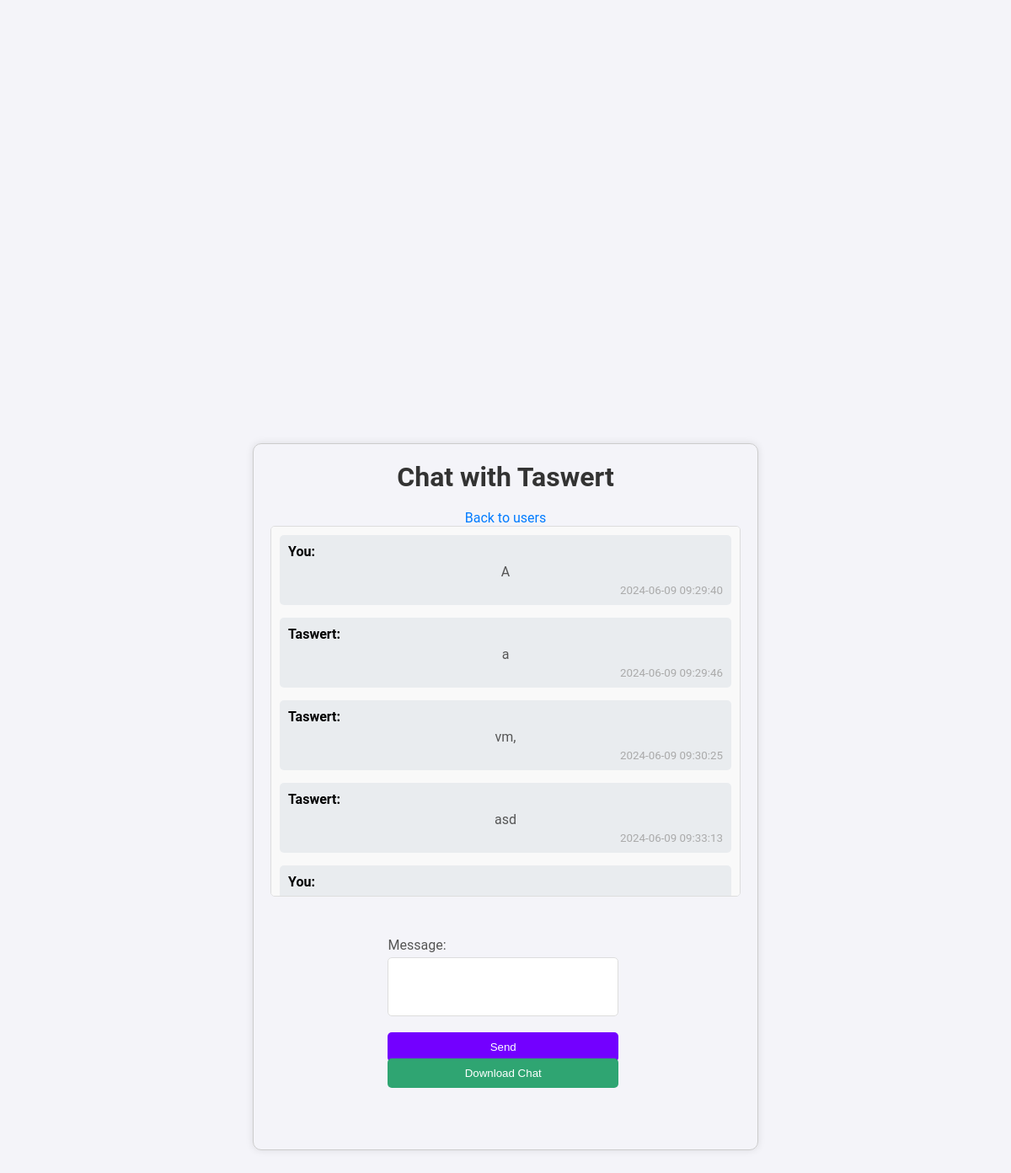
Screenshot of /chat/3 (signed in) with the database file from the repository.
### models.py (models this page shows, shortened)
class User(db.Model):
    id = db.Column(db.Integer, primary_key=True)
    username = db.Column(db.String(150), unique=True, nullable=False)
    password_hash = db.Column(db.String(150), nullable=False)

class PrivateMessage(db.Model):
    id = db.Column(db.Integer, primary_key=True)
    sender_id = db.Column(db.Integer, db.ForeignKey('user.id'), nullable=False)
    receiver_id = db.Column(db.Integer, db.ForeignKey('user.id'), nullable=False)
    message = db.Column(db.String(500), nullable=False)
    timestamp = db.Column(db.DateTime, server_default=db.func.now())

### app.py (the view, shortened to what this page needs)
@app.route('/chat/<int:user_id>', methods=['GET', 'POST'])
def private_chat(user_id):
    if 'username' not in session:
        return redirect(url_for('login'))
    sender_id = session['user_id']
    receiver = User.query.get_or_404(user_id)
    messages = PrivateMessage.query.filter(
        ((PrivateMessage.sender_id == sender_id) & (PrivateMessage.receiver_id == user_id)) |
        ((PrivateMessage.sender_id == user_id) & (PrivateMessage.receiver_id == sender_id))
    ).order_by(PrivateMessage.timestamp.asc()).all()
    return render_template('chat.html', messages=messages, receiver=receiver)

### templates/chat.html (shortened to what this page needs)
<!DOCTYPE html>
<html lang="en">
<head>
    <link rel="stylesheet" href="{{ url_for('static', filename='styles.css') }}">
</head>
<body>
    <div class="container" id="receiver-info" data-receiver-id="{{ receiver.id }}">
        <h1>Chat with {{ receiver.username }}</h1>
        <p><a href="{{ url_for('users') }}">Back to users</a></p>
        <div class="messages">
            {% for msg in messages %}
                <div class="message">
                    <strong>{{ 'You' if msg.sender_id == session['user_id'] else receiver.username }}:</strong>
                    <p>{{ msg.message }}</p>
                    <small>{{ msg.timestamp }}</small>
                </div>
            {% endfor %}
        </div>
        <form action="{{ url_for('private_chat', user_id=receiver.id) }}" method="POST">
            <div>
                <label for="message">Message:</label>
                <textarea id="message" name="message" required></textarea>
            </div>
            <button type="submit">Send</button>
        </form>
        <form action="{{ url_for('download_chat', user_id=receiver.id) }}" method="GET">
            <button type="submit">Download Chat</button>
        </form>
    </div>
</body>
</html>

### static/styles.css (style rules this page uses)
* { margin: 0; padding: 0; box-sizing: border-box; }
body { font-family: 'Roboto', sans-serif; background-color: #f4f4f9; display: flex; justify-content: center; align-items: center; height: 100vh; }
.container { width: 50%; margin: auto; padding: 20px; border: 1px solid #ccc; border-radius: 10px; box-shadow: 0 0 10px rgba(0, 0, 0, 0.1); }
h1 { text-align: center; margin-bottom: 20px; color: #333; }
form { display: flex; flex-direction: column; padding: 5%; margin-left: 20%; }
form div { margin-bottom: 15px; }
label { display: block; margin-bottom: 5px; color: #555; }
button[type="submit"] { background-color: #7300ff; width: 70%; color: #fff; padding: 10px; border: none; border-radius: 5px; cursor: pointer; transition: background-color 0.3s; }
p { text-align: center; margin-top: 20px; color: #555; }
p a { color: #007bff; text-decoration: none; transition: color 0.3s; }
.messages { flex: 1; overflow-y: auto; height: 440px; padding: 10px; border: 1px solid #ddd; border-radius: 5px; margin-bottom: 20px; background-color: #f9f9f9; }
.message { margin-bottom: 15px; padding: 10px; border-radius: 5px; background-color: #e9ecef; position: relative; }
.message strong { display: block; margin-bottom: 5px; }
.message small { display: block; text-align: right; color: #aaa; margin-top: 5px; }
.message p { margin: 0; }
textarea { flex: 1; padding: 10px; border: 1px solid #ddd; border-radius: 5px; resize: none; height: 70px; width: 70%; font-size: 14px; }
form[action*="download_chat"] button { background-color: #2fa572; margin-top: -60px; }

### rows the page displays
User: username "Taswert"
PrivateMessage: sender_id "You", message "A", timestamp "2024-06-09 09:29:40"
PrivateMessage: message "a", timestamp "2024-06-09 09:29:46"
PrivateMessage: message "vm,", timestamp "2024-06-09 09:30:25"
PrivateMessage: message "asd", timestamp "2024-06-09 09:33:13"
PrivateMessage: sender_id "You"
